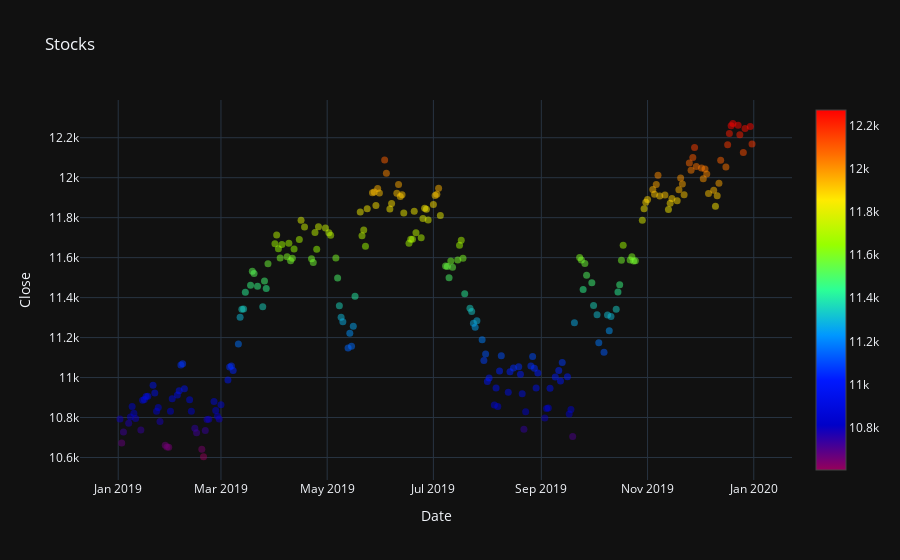

Notebook code cell kept with this figure:
### Code cell
trace = go.Scatter(
    x= nifty_data['Date'],
    y=nifty_data['Close'],
    mode='markers',
    marker=dict(
        size=7,
        color=nifty_data['Close'],
        colorscale='Rainbow',
        showscale=True,
        opacity=0.5
    ),
    text=nifty_data['Close']
)

data = [trace]

layout = go.Layout(
    title='Stocks',
    hovermode='closest',
    xaxis=dict(title='Date'),
    yaxis=dict(title='Close')
)

figure = go.Figure(data=data, layout=layout)
offline.iplot(figure)

### Figure 1 — Plotly figure (JSON) as saved in the notebook; plotly's stock layout.template omitted (floating-point values rounded to 4 significant figures; data arrays with more than 128 entries replaced by an {"elided": "..."} marker saying what was removed)
{"data": [{"marker": {"color": {"elided": "241 float values"}, "colorscale": [[0.0, "rgb(150,0,90)"], [0.125, "rgb(0,0,200)"], [0.25, "rgb(0,25,255)"], [0.375, "rgb(0,152,255)"], [0.5, "rgb(44,255,150)"], [0.625, "rgb(151,255,0)"], [0.75, "rgb(255,234,0)"], [0.875, "rgb(255,111,0)"], [1.0, "rgb(255,0,0)"]], "opacity": 0.5, "showscale": true, "size": 7}, "mode": "markers", "text": {"elided": "241 float values"}, "x": {"elided": "241 str values"}, "y": {"elided": "241 float values"}, "type": "scatter"}], "layout": {"hovermode": "closest", "title": {"text": "Stocks"}, "xaxis": {"title": {"text": "Date"}}, "yaxis": {"title": {"text": "Close"}}}}
